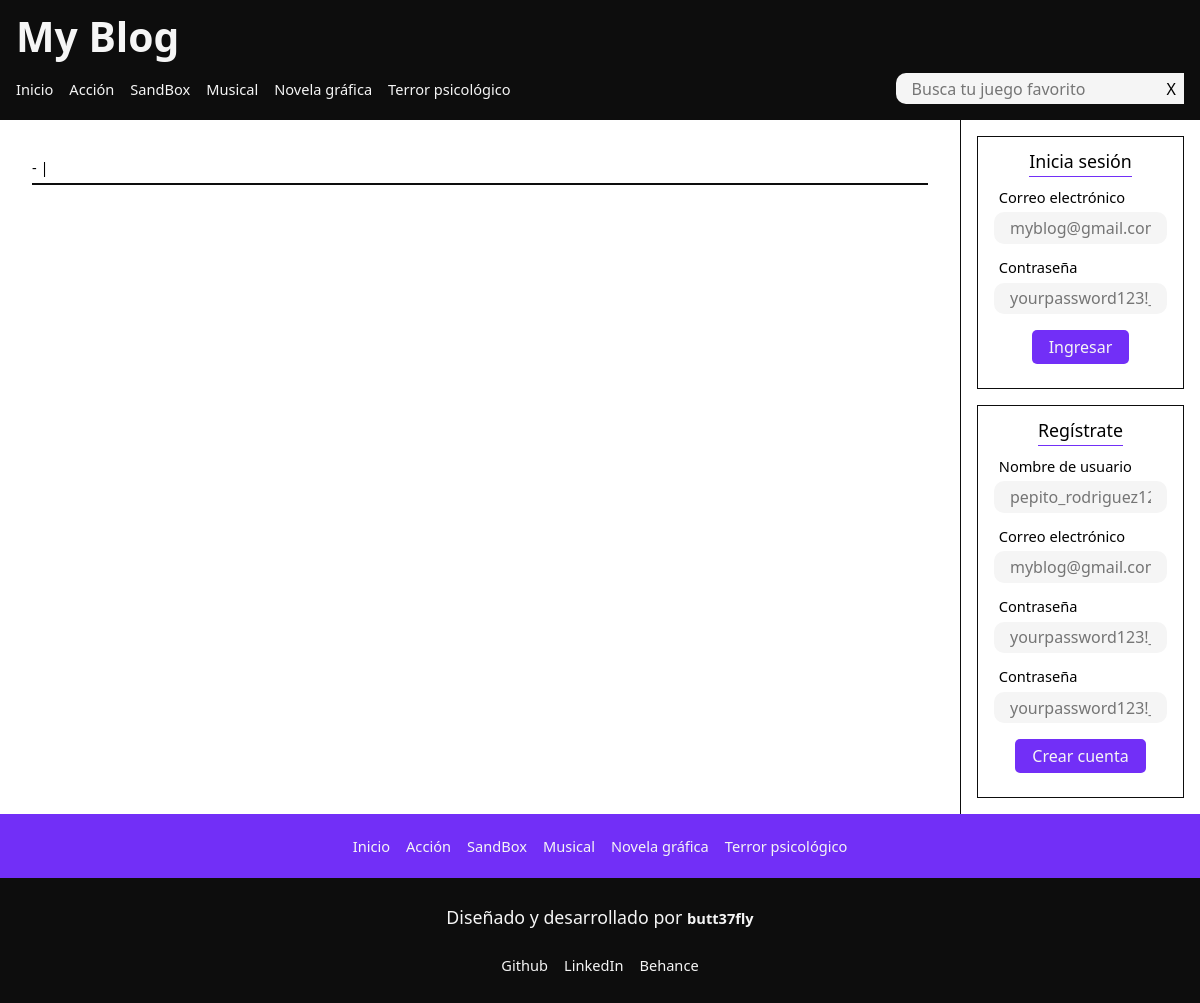
The page /entry/mi-quinta-entrada/ on the database as committed earlier.
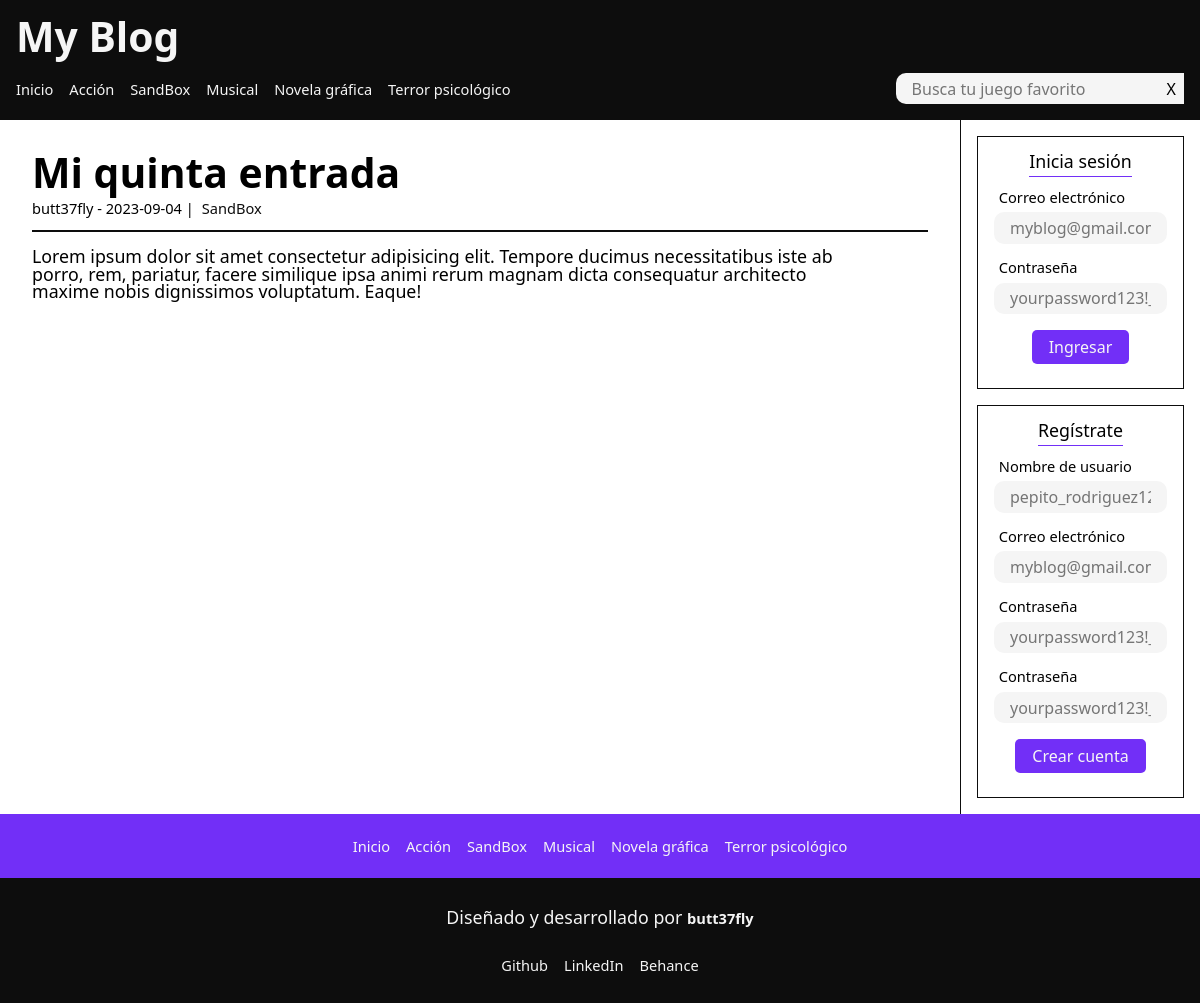
The same page on the database as committed later.
### tables this page shows
CREATE TABLE categories (
  id int auto_increment NOT NULL,
  name varchar(50) NOT NULL,
  slug varchar(50) NOT NULL,
  PRIMARY KEY(id)
);

CREATE TABLE entries (
  id int auto_increment NOT NULL,
  category_id int NOT NULL,
  user_id int NOT NULL,
  title varchar(250) NOT NULL,
  slug varchar(250) NOT NULL,
  content MEDIUMTEXT NOT NULL,
  post_date date NOT NULL,
  PRIMARY KEY(id),
  FOREIGN KEY(category_id) REFERENCES categories(id),
  FOREIGN KEY(user_id) REFERENCES users(id)
);

CREATE TABLE users (
  id int auto_increment NOT NULL,
  username varchar(20) NOT NULL unique,
  email varchar(50) NOT NULL unique,
  password varchar(255) NOT NULL,
  reg_date date NOT NULL,
  PRIMARY KEY(id)
);

### index.php (called while the page is built)
<?php
include('inc/templates/header.php');
include('inc/templates/content.php');
include('inc/templates/parts/alerts.php');
include('inc/templates/sidebar.php');
include('inc/templates/footer.php');

### inc/pages/entry.php (called while the page is built)
<?php
$title = $_GET['entry'] ?? null;
$entry = get_entries(null, null, $title);
$entry = $entry[0];
include 'inc/templates/parts/post.php';

### src/functions.php (the view, shortened to what this page needs)
<?php
function is_user_logged()
{
  return isset($_SESSION['user']) && isset($_SESSION['user']['logged']);
}
function get_categories()
{
  global $pdo;
  $query = "SELECT * FROM categories";
  $sth = $pdo->prepare($query);
  $sth->execute();
  $result = $sth->fetchAll();
  return $result;
}
function get_entries($limit = null, $category = null, $entry = null )
{
  global $pdo;
  $query = "SELECT c.name as 'category', c.slug as 'cat_slug', e.slug as 'entry_slug', u.username as 'author', e.title, e.content, e.post_date as 'date'
  FROM entries e
  INNER JOIN categories c
  ON c.id = e.category_id
  INNER JOIN users u
  ON u.id = e.user_id";
  if ( $entry != null && !empty($entry) ){
    $query .= " WHERE e.slug = '$entry'";
  } else {
    if ($category != null && !empty($category))
      $query .= " WHERE c.slug = '$category'";
    $query .= " ORDER BY e.post_date DESC";
    if ($limit != null && $limit > 0)
      $query .= " LIMIT $limit";
  }
  $sth = $pdo->prepare($query);
  $sth->execute();
  $result = $sth->fetchAll();
  return $result;
}
function display_categories()
{
  $categories = get_categories();
  $html = "";
  foreach ($categories as $category) {
    $html .= "<li class='Nav__item'><a href='" . SITE_URI . "category/$category->slug/' class='Link'>$category->name</a></li>";
  }
  return $html;
}

### inc/templates/header.php (shortened to what this page needs)
<?php
  require_once 'src/db.php';
  require_once 'src/functions.php';
?>
<!DOCTYPE html>
<html lang="en">
<head>
  <link rel="stylesheet" href="<?php echo SITE_URI ."assets/css/style.css"?>">
</head>
<body>
  <section class="Main">
    <header class="Header">
      <section class="Header__wrapper">
        <h1 class="Header__title Title">My Blog</h1>
      </section>
      <section class="Header__wrapper Header__wrapper--bottom">
        <?php include('parts/nav.php'); ?>
        <form class="Searchbar">
          <input class="Searchbar__input Input" type="text" name="Searchbar" id="Searchbar" placeholder="Busca tu juego favorito">
          <button class="Searchbar__button" type="submit"> X </button>
        </form>
      </section>
    </header>

### inc/templates/parts/nav.php
<nav class="Nav">
  <ul class="Nav__wrapper">
    <li class="Nav__item">
      <a href="<?php echo SITE_URI ."home/"; ?>" class="Link">Inicio</a>
    </li>
    <?php echo display_categories();?>
  </ul>
</nav>

### inc/templates/content.php (shortened to what this page needs)
<main class="Content">
  <?php
  if ($_GET['page'] === "entry") {
    include 'inc/pages/entry.php';
  }
  ?>
</main>

### inc/templates/parts/post.php
<article class="Post">
  <div class="Post__wrapper">
    <section class="Post__header">
      <h2 class="Post__title Title">
        <?php echo $entry->title ?>
      </h2>
      <section class="Post__meta">
        <h3 class="Post__data Meta" rel="author">
          <?php echo $entry->author . " - " . $entry->date ?>
        </h3>
        <a class="Post__link Link Link--dark" href="<?php echo SITE_URI . "category/$entry->cat_slug/" ?>">
          <h3 class="Post__category Meta" rel="author">
            <?php echo $entry->category ?>
          </h3>
        </a>
      </section>
    </section>
    <section class="Post__content">
      <p class="Post__text Text">
        <?php echo $entry->content; ?>
      </p>
    </section>
  </div>
</article>

### inc/templates/parts/alerts.php (shortened to what this page needs)
<section class="Alerts">
  <div class="Alerts__wrapper">
  </div>
</section>

### inc/templates/sidebar.php
<aside class="Sidebar">
  <section class="Sidebar__section">
    <?php
    if (is_user_logged()) {
      include('parts/profile.php');
    } else {
      include('parts/login.php');
      include('parts/signin.php');
    } ?>
  </section>
</aside>

### inc/templates/parts/login.php
<form class="Form" method="POST" action="<?php echo SITE_URI ."c/account/" ?>">
  <div class="Form__wrapper">
    <h3 class="Form__title Text">Inicia sesión</h3>
    <section class="Form__section">
      <label class="Form__label Label" for="loginEmail">Correo electrónico</label>
      <input class="Form__input Input" type="email" name="loginEmail" id="loginEmail" placeholder="myblog@gmail.com" autocomplete="on" required>
    </section>
    <section class="Form__section">
      <label class="Form__label Label" for="loginPassword">Contraseña</label>
      <input class="Form__input Input" type="password" name="loginPassword" id="loginPassword" placeholder="yourpassword123!_" required>
    </section>
    <section class="Form__section">
      <input class="Form__submit Button" type="submit" name="Login" value="Ingresar">
    </section>
  </div>
</form>

### inc/templates/parts/signin.php
<form class="Form" method="POST" action="<?php echo SITE_URI ."c/account/" ?>">
  <div class="Form__wrapper">
    <h3 class="Form__title Text">Regístrate</h3>
    <section class="Form__section">
      <label class="Form__label Label" for="signInUsername">Nombre de usuario</label>
      <input class="Form__input Input" type="text" name="signInUsername" id="signInUsername" placeholder="pepito_rodriguez123" required>
    </section>
    <section class="Form__section">
      <label class="Form__label Label" for="signInEmail">Correo electrónico</label>
      <input class="Form__input Input" type="email" name="signInEmail" id="signInEmail" placeholder="myblog@gmail.com" required>
    </section>
    <section class="Form__section">
      <label class="Form__label Label" for="signInPassword">Contraseña</label>
      <input class="Form__input Input" type="password" name="signInPassword" id="signInPassword" placeholder="yourpassword123!_" required>
    </section>
    <section class="Form__section">
      <label class="Form__label Label" for="signInPasswordRep">Contraseña</label>
      <input class="Form__input Input" type="password" name="signInPasswordRep" id="signInPasswordRep" placeholder="yourpassword123!_" required>
    </section>
    <section class="Form__section">
    <input class="Form__submit Button" type="submit" name="SignIn" value="Crear cuenta">
    </section>
  </div>
</form>

### inc/templates/footer.php
    <footer class="Footer">
      <section class="Footer__wrapper">
      <?php include('parts/nav.php'); ?>
      </section>
      <section class="Footer__wrapper Footer__wrapper--bottom">
        <div class="Footer__info">
          <h3 class="Footer__title Text">Diseñado y desarrollado por <a class="Footer__link Link" href="#">butt37fly</a>
          </h3>
          <nav class="Nav">
            <ul class="Nav__wrapper Nav__wrapper--center">
              <li class="Nav__item">
                <a href="#" class="Link">Github</a>
              </li>
              <li class="Nav__item">
                <a href="#" class="Link">LinkedIn</a>
              </li>
              <li class="Nav__item">
                <a href="#" class="Link">Behance</a>
              </li>
            </ul>
          </nav>
        </div>
      </section>
    </footer>
  </section>
</body>
</html>

Rows that differ between the two databases and show on the page:
now on this page (row edited): entries: title "Mi quinta entrada", user.username "butt37fly", post_date "2023-09-04", category.name "SandBox", content "Lorem ipsum dolor sit amet consectetur adipisicing elit. Tempore ducimus necessitatibus iste ab porro, rem, pariatur, facere similique ipsa animi rerum magnam dicta consequatur architecto maxime nobis dignissimos voluptatum. Eaque!"
